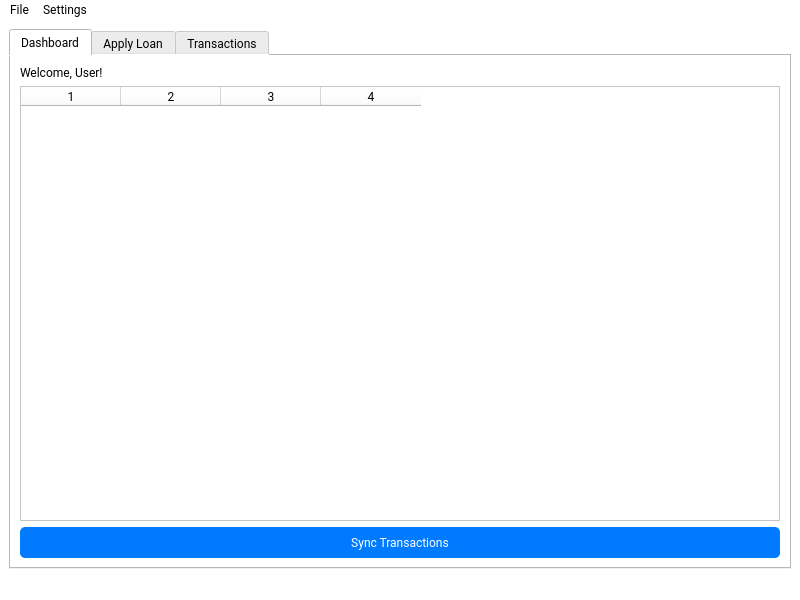
<?xml version="1.0" encoding="UTF-8"?>
   <ui version="4.0">
    <class>MainWindow</class>
    <widget class="QMainWindow" name="MainWindow">
     <property name="geometry">
      <rect>
       <x>0</x>
       <y>0</y>
       <width>800</width>
       <height>600</height>
      </rect>
     </property>
     <property name="windowTitle">
      <string>Microfinance Manager</string>
     </property>
     <property name="styleSheet">
      <string>background-color: #FFFFFF; font-family: Roboto;</string>
     </property>
     <widget class="QWidget" name="centralwidget">
      <layout class="QVBoxLayout" name="verticalLayout">
       <item>
        <widget class="QTabWidget" name="tabWidget">
         <property name="currentIndex">
          <number>0</number>
         </property>
         <widget class="QWidget" name="dashboard_tab">
          <attribute name="title">
           <string>Dashboard</string>
          </attribute>
          <layout class="QVBoxLayout" name="verticalLayout_dashboard">
           <item>
            <widget class="QLabel" name="label_welcome">
             <property name="text">
              <string>Welcome, User!</string>
             </property>
            </widget>
           </item>
           <item>
            <widget class="QTableWidget" name="loan_table">
             <property name="columnCount">
              <number>4</number>
             </property>
             <attribute name="horizontalHeaderLabels">
              <stringlist>
               <string>ID</string>
               <string>Amount</string>
               <string>Status</string>
               <string>Applied Date</string>
              </stringlist>
             </attribute>
            </widget>
           </item>
           <item>
            <widget class="QPushButton" name="sync_button">
             <property name="text">
              <string>Sync Transactions</string>
             </property>
             <property name="styleSheet">
              <string>background-color: #007BFF; color: white; border-radius: 5px; padding: 8px;</string>
             </property>
            </widget>
           </item>
          </layout>
         </widget>
         <widget class="QWidget" name="loan_tab">
          <attribute name="title">
           <string>Apply Loan</string>
          </attribute>
          <layout class="QVBoxLayout" name="verticalLayout_loan">
           <item>
            <widget class="QLabel" name="label_loan">
             <property name="text">
              <string>Loan Application</string>
             </property>
            </widget>
           </item>
           <item>
            <widget class="QLineEdit" name="amount_input">
             <property name="placeholderText">
              <string>Loan Amount</string>
             </property>
            </widget>
           </item>
           <item>
            <widget class="QLineEdit" name="term_input">
             <property name="placeholderText">
              <string>Term (Months)</string>
             </property>
            </widget>
           </item>
           <item>
            <widget class="QPushButton" name="calculate_button">
             <property name="text">
              <string>Calculate Payment</string>
             </property>
             <property name="styleSheet">
              <string>background-color: #28A745; color: white; border-radius: 5px; padding: 8px;</string>
             </property>
            </widget>
           </item>
           <item>
            <widget class="QLabel" name="payment_result">
             <property name="text">
              <string>Monthly Payment: N/A</string>
             </property>
            </widget>
           </item>
           <item>
            <widget class="QPushButton" name="submit_loan_button">
             <property name="text">
              <string>Submit Loan</string>
             </property>
             <property name="styleSheet">
              <string>background-color: #007BFF; color: white; border-radius: 5px; padding: 8px;</string>
             </property>
            </widget>
           </item>
           <item>
            <widget class="QPushButton" name="back_button_loan">
             <property name="text">
              <string>Back</string>
             </property>
             <property name="styleSheet">
              <string>background-color: #6C757D; color: white; border-radius: 5px; padding: 8px;</string>
             </property>
            </widget>
           </item>
          </layout>
         </widget>
         <widget class="QWidget" name="transactions_tab">
          <attribute name="title">
           <string>Transactions</string>
          </attribute>
          <layout class="QVBoxLayout" name="verticalLayout_transactions">
           <item>
            <widget class="QTableWidget" name="transaction_table">
             <property name="columnCount">
              <number>4</number>
             </property>
             <attribute name="horizontalHeaderLabels">
              <stringlist>
               <string>ID</string>
               <string>Amount</string>
               <string>Type</string>
               <string>Date</string>
              </stringlist>
             </attribute>
            </widget>
           </item>
          </layout>
         </widget>
        </widget>
       </item>
      </layout>
     </widget>
     <widget class="QMenuBar" name="menubar">
      <property name="geometry">
       <rect>
        <x>0</x>
        <y>0</y>
        <width>800</width>
        <height>21</height>
       </rect>
      </property>
      <widget class="QMenu" name="menuFile">
       <property name="title">
        <string>File</string>
       </property>
       <addaction name="actionExit"/>
      </widget>
      <widget class="QMenu" name="menuSettings">
       <property name="title">
        <string>Settings</string>
       </property>
       <addaction name="actionToggle_Theme"/>
      </widget>
      <addaction name="menuFile"/>
      <addaction name="menuSettings"/>
     </widget>
     <widget class="QStatusBar" name="statusbar"/>
     <action name="actionExit">
      <property name="text">
       <string>Exit</string>
      </property>
     </action>
     <action name="actionToggle_Theme">
      <property name="text">
       <string>Toggle Theme</string>
      </property>
     </action>
    </widget>
    <resources/>
    <connections/>
   </ui>
